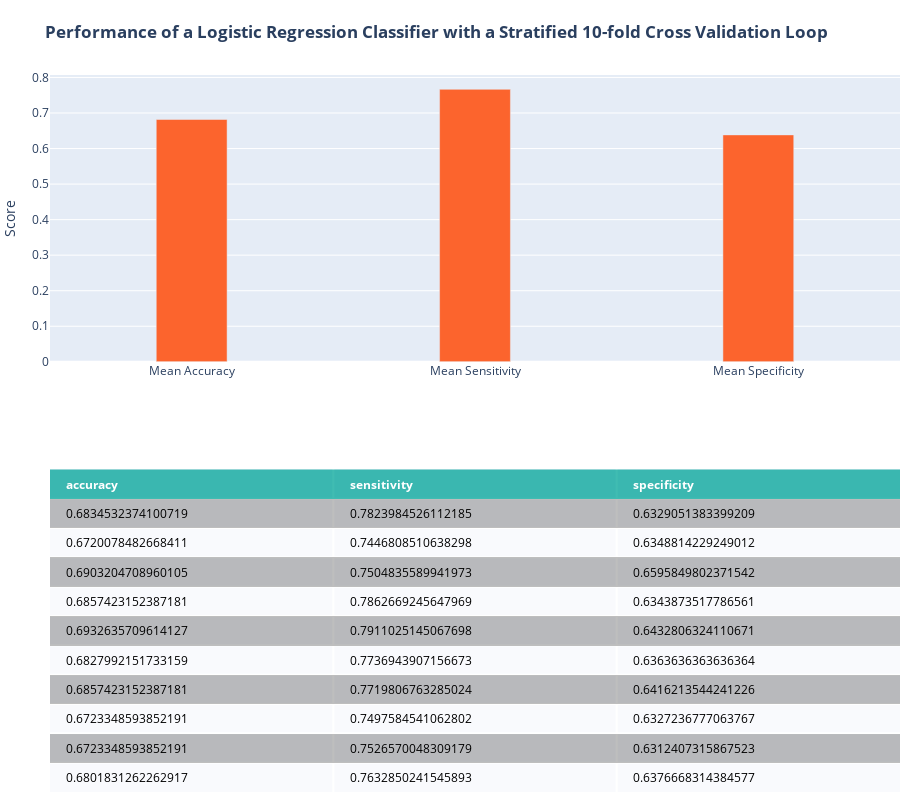

The code cell stored with this chart in its notebook:
### Markdown cell above
#### Logistic Regression

### Code cell
cellTitle = '<b>Performance of a Logistic Regression Classifier with a Stratified 10-fold Cross Validation Loop</b>'
from sklearn.linear_model import LogisticRegression

lor_clf = LogisticRegression(random_state=1024,max_iter=400)
lorScore = []
for train,test in skf.split(X_mat,y):
    lor_clf.fit(X_mat[train],y.values.ravel()[train])
    y_hat = lor_clf.predict(X_mat[test])
    
    cm = confusion_matrix(y.loc[test],y_hat, labels=[1,0])
    lorScore.append({'accuracy':(cm[0,0]+cm[1,1])/sum(cm.ravel()),
                'sensitivity':cm[0,0]/(cm[0,0]+cm[0,1]),
                'specificity':cm[1,1]/(cm[1,1]+cm[1,0])})
lorScore = pd.DataFrame(lorScore)
lorFig = plotMetrics(nbScore, cellTitle)
lorFig.show()

### Figure 1 — Plotly figure (JSON) as saved in the notebook; plotly's stock layout.template omitted (floating-point values rounded to 4 significant figures)
{"data": [{"colorscale": [[0, "#00A699"], [0.5, "#a9a9a9"], [1, "#ffffff"]], "hoverinfo": "none", "opacity": 0.75, "showscale": false, "type": "heatmap", "z": [[0, 0, 0], [0.5, 0.5, 0.5], [1, 1, 1], [0.5, 0.5, 0.5], [1, 1, 1], [0.5, 0.5, 0.5], [1, 1, 1], [0.5, 0.5, 0.5], [1, 1, 1], [0.5, 0.5, 0.5], [1, 1, 1]]}, {"marker": {"color": "#FC642D"}, "type": "bar", "width": 0.25, "x": ["Mean Accuracy", "Mean Sensitivity", "Mean Specificity"], "xaxis": "x2", "y": [0.6818, 0.7666, 0.6385], "yaxis": "y2"}], "layout": {"annotations": [{"align": "left", "font": {"color": "#ffffff"}, "showarrow": false, "text": "<b>accuracy</b>", "x": -0.45, "xanchor": "left", "xref": "x", "y": 0, "yref": "y"}, {"align": "left", "font": {"color": "#ffffff"}, "showarrow": false, "text": "<b>sensitivity</b>", "x": 0.55, "xanchor": "left", "xref": "x", "y": 0, "yref": "y"}, {"align": "left", "font": {"color": "#ffffff"}, "showarrow": false, "text": "<b>specificity</b>", "x": 1.55, "xanchor": "left", "xref": "x", "y": 0, "yref": "y"}, {"align": "left", "font": {"color": "#000000"}, "showarrow": false, "text": "0.6834532374100719", "x": -0.45, "xanchor": "left", "xref": "x", "y": 1, "yref": "y"}, {"align": "left", "font": {"color": "#000000"}, "showarrow": false, "text": "0.7823984526112185", "x": 0.55, "xanchor": "left", "xref": "x", "y": 1, "yref": "y"}, {"align": "left", "font": {"color": "#000000"}, "showarrow": false, "text": "0.6329051383399209", "x": 1.55, "xanchor": "left", "xref": "x", "y": 1, "yref": "y"}, {"align": "left", "font": {"color": "#000000"}, "showarrow": false, "text": "0.6720078482668411", "x": -0.45, "xanchor": "left", "xref": "x", "y": 2, "yref": "y"}, {"align": "left", "font": {"color": "#000000"}, "showarrow": false, "text": "0.7446808510638298", "x": 0.55, "xanchor": "left", "xref": "x", "y": 2, "yref": "y"}, {"align": "left", "font": {"color": "#000000"}, "showarrow": false, "text": "0.6348814229249012", "x": 1.55, "xanchor": "left", "xref": "x", "y": 2, "yref": "y"}, {"align": "left", "font": {"color": "#000000"}, "showarrow": false, "text": "0.6903204708960105", "x": -0.45, "xanchor": "left", "xref": "x", "y": 3, "yref": "y"}, {"align": "left", "font": {"color": "#000000"}, "showarrow": false, "text": "0.7504835589941973", "x": 0.55, "xanchor": "left", "xref": "x", "y": 3, "yref": "y"}, {"align": "left", "font": {"color": "#000000"}, "showarrow": false, "text": "0.6595849802371542", "x": 1.55, "xanchor": "left", "xref": "x", "y": 3, "yref": "y"}, {"align": "left", "font": {"color": "#000000"}, "showarrow": false, "text": "0.6857423152387181", "x": -0.45, "xanchor": "left", "xref": "x", "y": 4, "yref": "y"}, {"align": "left", "font": {"color": "#000000"}, "showarrow": false, "text": "0.7862669245647969", "x": 0.55, "xanchor": "left", "xref": "x", "y": 4, "yref": "y"}, {"align": "left", "font": {"color": "#000000"}, "showarrow": false, "text": "0.6343873517786561", "x": 1.55, "xanchor": "left", "xref": "x", "y": 4, "yref": "y"}, {"align": "left", "font": {"color": "#000000"}, "showarrow": false, "text": "0.6932635709614127", "x": -0.45, "xanchor": "left", "xref": "x", "y": 5, "yref": "y"}, {"align": "left", "font": {"color": "#000000"}, "showarrow": false, "text": "0.7911025145067698", "x": 0.55, "xanchor": "left", "xref": "x", "y": 5, "yref": "y"}, {"align": "left", "font": {"color": "#000000"}, "showarrow": false, "text": "0.6432806324110671", "x": 1.55, "xanchor": "left", "xref": "x", "y": 5, "yref": "y"}, {"align": "left", "font": {"color": "#000000"}, "showarrow": false, "text": "0.6827992151733159", "x": -0.45, "xanchor": "left", "xref": "x", "y": 6, "yref": "y"}, {"align": "left", "font": {"color": "#000000"}, "showarrow": false, "text": "0.7736943907156673", "x": 0.55, "xanchor": "left", "xref": "x", "y": 6, "yref": "y"}, {"align": "left", "font": {"color": "#000000"}, "showarrow": false, "text": "0.6363636363636364", "x": 1.55, "xanchor": "left", "xref": "x", "y": 6, "yref": "y"}, {"align": "left", "font": {"color": "#000000"}, "showarrow": false, "text": "0.6857423152387181", "x": -0.45, "xanchor": "left", "xref": "x", "y": 7, "yref": "y"}, {"align": "left", "font": {"color": "#000000"}, "showarrow": false, "text": "0.7719806763285024", "x": 0.55, "xanchor": "left", "xref": "x", "y": 7, "yref": "y"}, {"align": "left", "font": {"color": "#000000"}, "showarrow": false, "text": "0.6416213544241226", "x": 1.55, "xanchor": "left", "xref": "x", "y": 7, "yref": "y"}, {"align": "left", "font": {"color": "#000000"}, "showarrow": false, "text": "0.6723348593852191", "x": -0.45, "xanchor": "left", "xref": "x", "y": 8, "yref": "y"}, {"align": "left", "font": {"color": "#000000"}, "showarrow": false, "text": "0.7497584541062802", "x": 0.55, "xanchor": "left", "xref": "x", "y": 8, "yref": "y"}, {"align": "left", "font": {"color": "#000000"}, "showarrow": false, "text": "0.6327236777063767", "x": 1.55, "xanchor": "left", "xref": "x", "y": 8, "yref": "y"}, {"align": "left", "font": {"color": "#000000"}, "showarrow": false, "text": "0.6723348593852191", "x": -0.45, "xanchor": "left", "xref": "x", "y": 9, "yref": "y"}, {"align": "left", "font": {"color": "#000000"}, "showarrow": false, "text": "0.7526570048309179", "x": 0.55, "xanchor": "left", "xref": "x", "y": 9, "yref": "y"}, {"align": "left", "font": {"color": "#000000"}, "showarrow": false, "text": "0.6312407315867523", "x": 1.55, "xanchor": "left", "xref": "x", "y": 9, "yref": "y"}, {"align": "left", "font": {"color": "#000000"}, "showarrow": false, "text": "0.6801831262262917", "x": -0.45, "xanchor": "left", "xref": "x", "y": 10, "yref": "y"}, {"align": "left", "font": {"color": "#000000"}, "showarrow": false, "text": "0.7632850241545893", "x": 0.55, "xanchor": "left", "xref": "x", "y": 10, "yref": "y"}, {"align": "left", "font": {"color": "#000000"}, "showarrow": false, "text": "0.6376668314384577", "x": 1.55, "xanchor": "left", "xref": "x", "y": 10, "yref": "y"}], "height": 800, "margin": {"b": 0, "l": 50, "r": 0, "t": 75}, "title": {"text": "<b>Performance of a Logistic Regression Classifier with a Stratified 10-fold Cross Validation Loop</b>"}, "xaxis": {"dtick": 1, "gridwidth": 2, "showticklabels": false, "tick0": -0.5, "ticks": "", "zeroline": false}, "xaxis2": {"anchor": "y2"}, "yaxis": {"autorange": "reversed", "domain": [0, 0.45], "dtick": 1, "gridwidth": 2, "showticklabels": false, "tick0": 0.5, "ticks": "", "zeroline": false}, "yaxis2": {"anchor": "x2", "domain": [0.6, 1], "title": {"text": "Score"}}}}
